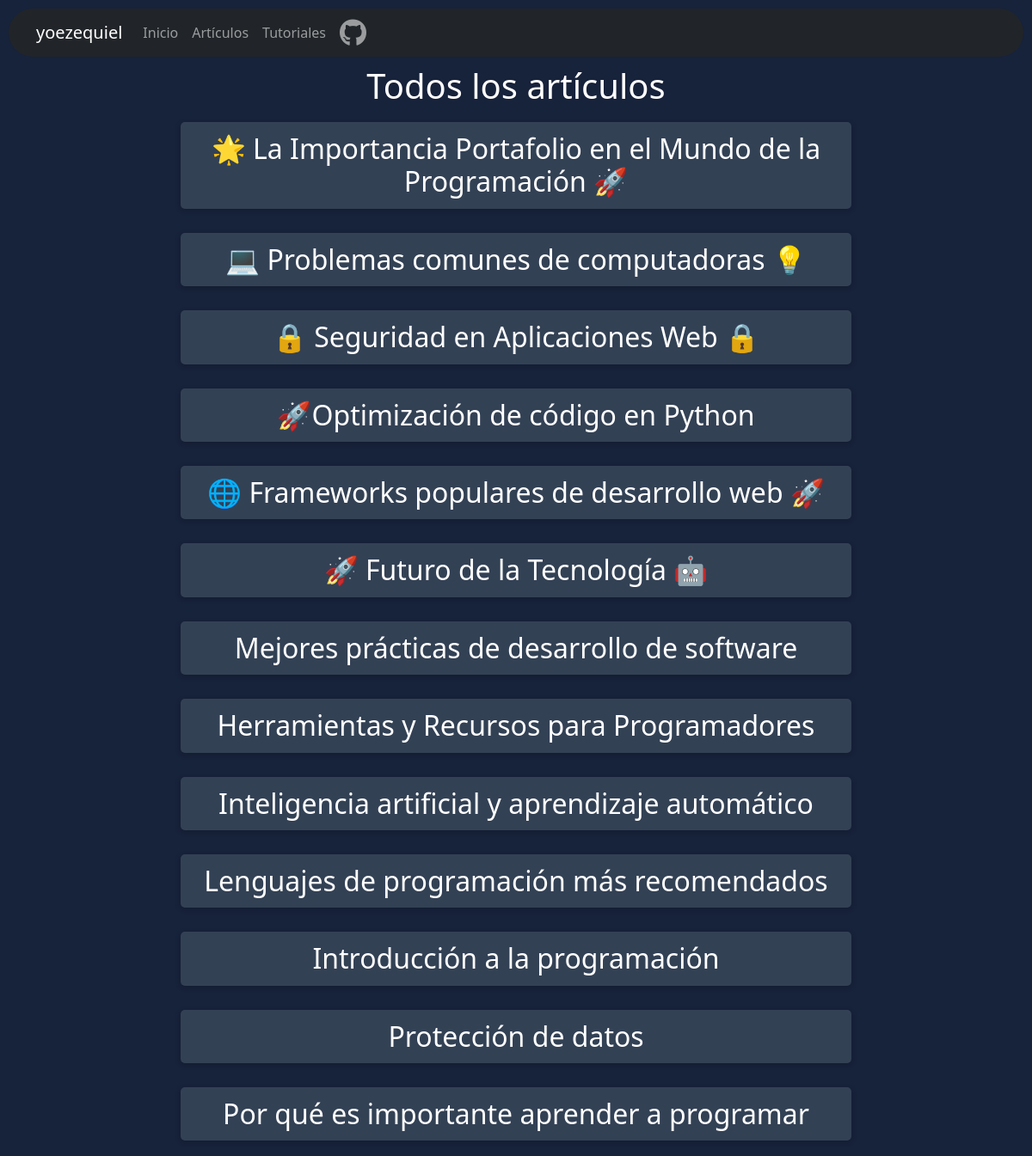
Page /articles on the earlier database version.
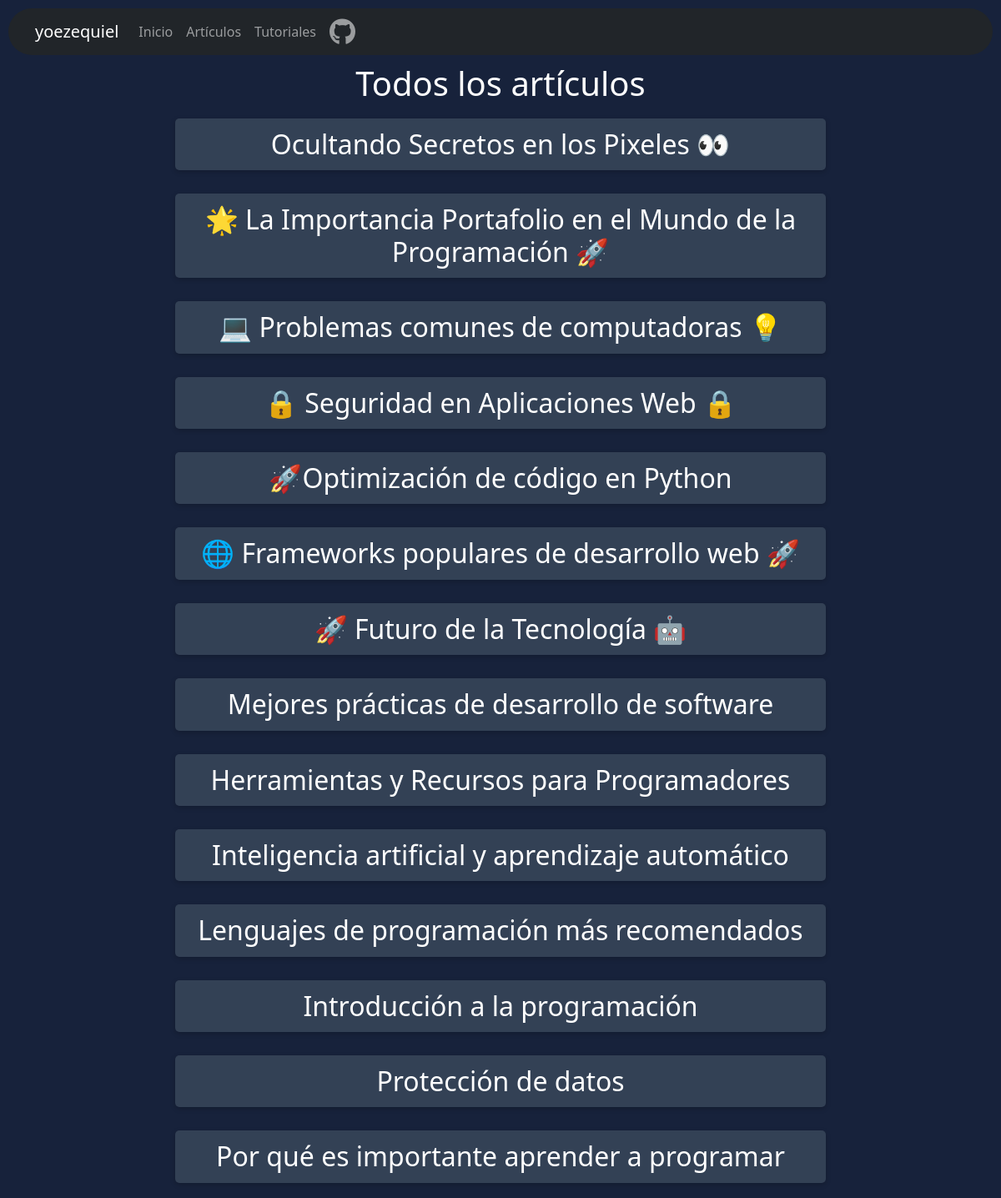
Same page on the later database version.
### tables this page shows
CREATE TABLE articles (
                    id INTEGER PRIMARY KEY AUTOINCREMENT,
                    title TEXT NOT NULL,
                    content TEXT NOT NULL,
                    image TEXT
                , type TEXT NOT NULL DEFAULT 'article', tags TEXT);

### app.py (the view)
@app.route("/articles")
def view_all_articles():
    conn = get_db_connection()
    if conn:
        try:
            cursor = conn.cursor()
            cursor.execute(
                "SELECT * FROM articles WHERE type='article' ORDER BY id DESC"
            )
            all_articles = cursor.fetchall()
            cursor.close()
            conn.close()
            return render_template("all_articles.html", articles=all_articles)
        except sqlite3.Error as e:
            print(e)
            return "Error en la conexión a la base de datos"
    else:
        return "Error en la conexión a la base de datos"

### app.py (called while the page is built)
def get_db_connection():
    try:
        conn = sqlite3.connect("blog.db")
        return conn
    except sqlite3.Error as e:
        print(e)
        return None

@app.context_processor
def inject_markdown2():
    return {"markdown2": markdown2}

### templates/all_articles.html (shortened to what this page needs)
{% extends 'base.html' %}
{% block content %}
<link rel="stylesheet" href="{{ url_for('static', filename='css/index.css') }}">
<body>
    <h1>Todos los artículos</h1>
    {% for article in articles %}
            <div class="article">
                <h2><a id="a" href="{{ url_for('view_article', article_id=article[0]) }}">{{ article[1] }}</a></h2>
            </div>
        {% endfor %}
</body>
</html>
{% endblock %}

### templates/base.html (shortened to what this page needs)
<!DOCTYPE html>
<html lang="es">
    <head>
        <link
            rel="stylesheet"
            href="https://stackpath.bootstrapcdn.com/bootstrap/5.0.0-alpha2/css/bootstrap.min.css" />
        <link
            rel="stylesheet"
            href="{{ url_for('static', filename='css/base.css') }}" />
    </head>
    <body>
        <nav class="navbar navbar-expand-lg navbar-dark bg-dark">
            <div class="container">
                <a class="navbar-brand" href="/">yoezequiel</a>
                <div class="collapse navbar-collapse" id="navbarNav">
                    <ul class="navbar-nav ml-auto">
                        <li class="nav-item">
                            <a class="nav-link" href="/">Inicio</a>
                        </li>
                        <li class="nav-item">
                            <a class="nav-link" href="/articles">Artículos</a>
                        </li>
                        <li class="nav-item">
                            <a class="nav-link" href="/tutoriales"
                                >Tutoriales</a
                            >
                        </li>
                        <li class="nav-item">
                            <a
                                class="nav-link"
                                href="https://github.com/yoezequiel"
                                target="_blank"
                                aria-label="Enlace a mi perfil de GitHub"
                                ><i class="fa-brands fa-github fa-2xl"></i
                            ></a>
                        </li>
                    </ul>
                </div>
            </div>
        </nav>
        <div class="container" id="container">
            {% block content %} {% endblock %}
    </body>
</html>

### static/css/base.css (style rules this page uses)
body { background-color: rgb(23, 34, 59); color: white; text-align: center; }
nav { border-radius: 100px; margin: 10px; text-align: center; }

### static/css/index.css (style rules this page uses)
.article { padding: 10px; margin-bottom: 20px; transition: transform 0.3s ease-in-out; border-radius: 8px; max-width: 800px; margin: 0 auto; }
#a { display: block; text-decoration: none; color: white; font-weight: 400; background-color: rgb(51, 65, 85); box-shadow: 0 2px 6px rgba(0, 0, 0, 0.2); padding: 12px 20px; border-radius: 5px; width: 100%; }

Differences in the rows shown:
added articles: title "Ocultando Secretos en los Pixeles 👀"
